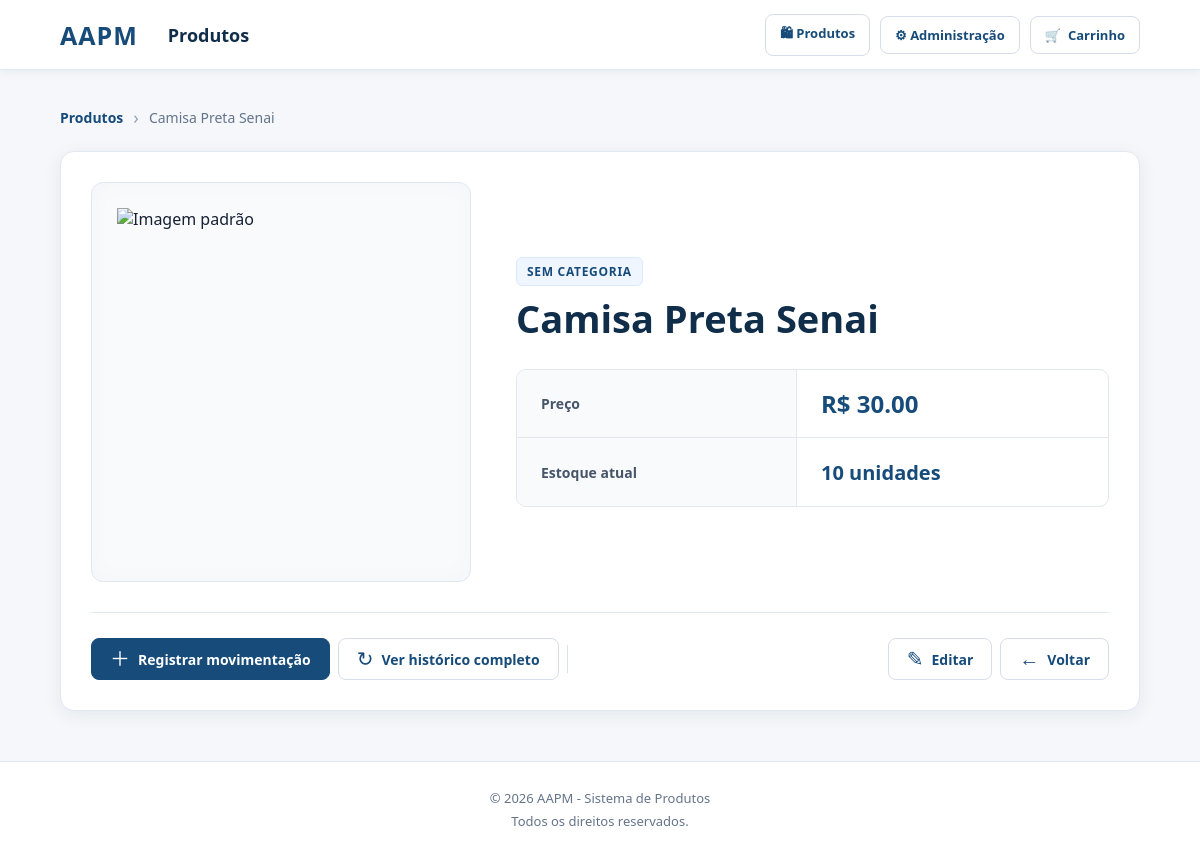
Page /produtos/2 (signed in) on the committed database.
### app/models/produto.py (models this page shows, shortened)
class Produto(Base):
    __tablename__ = "produtos"
    id = Column(Integer, primary_key=True, autoincrement=True, index=True)
    nome = Column(String(150), nullable=False, index=True)
    preco = Column(Float, nullable=False, default=0.0)
    estoque_atual = Column(Integer, nullable=False, default=0)
    ativo = Column(Boolean, default=True)
    imagem_path = Column(String(255), nullable=True)
    categoria_id = Column(Integer, ForeignKey("categorias.id", ondelete="SET NULL"), nullable=True )
    categoria = relationship("Categoria", back_populates="produtos")

### app/controllers/produto_controller.py (the view)
@router.get("/{produto_id}")
def detalhe_produto(
    produto_id: int,
    request: Request,
    db: Session = Depends(get_db),
    usuario = Depends(get_usuario_logado)
):
    produto = db.query(Produto).filter(
        Produto.id == produto_id,
        Produto.ativo == True
    ).first()
    if not produto:
        return RedirectResponse(url="/produtos", status_code=302)
    return templates.TemplateResponse(
        request,
        "produtos/detalhe.html",
        {"request": request, "usuario": usuario, "produto": produto}
    )

### app/templates/produtos/detalhe.html (shortened to what this page needs)
<!DOCTYPE html>
<html lang="pt-br">
<head>
    <link
        rel="stylesheet"
        href="/static/produtos-css/detalhe.css"
    >
</head>
<body>
    <header class="topo">
        <div class="logo">
            AAPM
        </div>
        <div class="titulo-topo">
            Produtos
        </div>
        <div class="acoes-topo">
            <a
                href="/produtos/"
                class="botao-topo"
            >
                🛍 Produtos
            </a>
            <a
                href="/produtos/form"
                class="botao-topo"
            >
                ⚙ Administração
            </a>
            <a
                href="#"
                class="carrinho"
            >
                🛒
                <span>Carrinho</span>
            </a>
        </div>
    </header>
    <main class="container">
        <div class="breadcrumb">
            <a href="/produtos/">
                Produtos
            </a>
            <span>›</span>
            <span>
                {{ produto.nome }}
            </span>
        </div>
        <section class="detalhe-card">
            <div class="produto-detalhe">
                <div class="imagem-container">
                    {% if produto.imagem_path %}
                        <img
                            src="/static/{{ produto.imagem_path }}"
                            alt="{{ produto.nome }}"
                            class="imagem-produto"
                        >
                    {% else %}
                        <img
                            src="/static/uploads/produto-generico.png"
                            alt="Imagem padrão"
                            class="imagem-produto"
                        >
                    {% endif %}
                </div>
                <div class="informacoes-produto">
                    {% if produto.categoria %}
                    <div class="categoria">
                        {{ produto.categoria.nome }}
                    </div>
                    {% else %}
                    <div class="categoria">
                        Sem categoria
                    </div>
                    {% endif %}
                    <h1>
                        {{ produto.nome }}
                    </h1>
                    <div class="informacoes-card">
                        <div class="informacao">
                            <div class="informacao-label">
                                Preço
                            </div>
                            <div class="informacao-valor preco">
                                R$
                                {{ "%.2f"|format(produto.preco) }}
                            </div>
                        </div>
                        <div class="informacao">
                            <div class="informacao-label">
                                Estoque atual
                            </div>
                            <div class="informacao-valor">
                                {{ produto.estoque_atual }}
                                {% if produto.estoque_atual == 1 %}
                                    unidade
                                {% else %}
                                    unidades
                                {% endif %}
                            </div>
                        </div>
                    </div>
                </div>
            </div>
            <div class="acoes-produto">
                <a
                    href="/movimentacoes/nova?produto_id={{ produto.id }}"
                    class="acao principal"
                >
                    <span class="acao-icone">
                        ＋
                    </span>
                    <span>
                        Registrar movimentação
                    </span>
                </a>
                <a
                    href="/movimentacoes/produto/{{ produto.id }}"
                    class="acao"
                >
                    <span class="acao-icone">
                        ↻
                    </span>
                    <span>
                        Ver histórico completo
                    </span>
                </a>
                <div class="espacador"></div>
                {% if usuario.role == 'admin' %}
                <a
                    href="/produtos/{{ produto.id }}/editar"
                    class="acao"
                >
                    <span class="acao-icone">
                        ✎
                    </span>
                    <span>
                        Editar
                    </span>
                </a>
                {% endif %}
                <a
                    href="/produtos/"
                    class="acao"
                >
                    <span class="acao-icone">
                        ←
                    </span>
                    <span>
                        Voltar
                    </span>
                </a>
            </div>
        </section>
    </main>
    <footer class="rodape">
        <p>
            © 2026 AAPM - Sistema de Produtos
        </p>
        <p>
            Todos os direitos reservados.
        </p>
    </footer>
</body>
</html>

### app/static/produtos-css/detalhe.css (style rules this page uses)
* { margin: 0; padding: 0; box-sizing: border-box; }
html { scroll-behavior: smooth; }
body { min-height: 100vh; display: flex; flex-direction: column; font-family: 'Segoe UI', Tahoma, Geneva, Verdana, sans-serif; color: #172033; background: #f5f7fa; overflow-x: hidden; }
.topo { width: 100%; min-height: 70px; padding: 0 5%; display: flex; align-items: center; gap: 30px; background: #ffffff; border-bottom: 1px solid #e2e8f0; box-shadow: 0 2px 10px rgba(16, 45, 74, 0.06); position: sticky; top: 0; z-index: 100; }
.logo { color: #164b7a; font-size: 25px; font-weight: 700; letter-spacing: 1px; white-space: nowrap; }
.titulo-topo { flex: 1; color: #102d4a; font-size: 18px; font-weight: 600; }
.acoes-topo { display: flex; align-items: center; gap: 10px; }
.botao-topo, .carrinho { display: inline-flex; align-items: center; justify-content: center; gap: 7px; padding: 9px 14px; background: #ffffff; border: 1px solid #d5dee8; border-radius: 8px; color: #164b7a; text-decoration: none; font-size: 13px; font-weight: 600; white-space: nowrap; transition: background 0.2s ease, color 0.2s ease, border-color 0.2s ease, transform 0.2s ease, box-shadow 0.2s ease; }
.container { width: 90%; max-width: 1350px; margin: 35px auto 50px; flex: 1; }
.breadcrumb { display: flex; align-items: center; gap: 10px; margin-bottom: 22px; color: #64748b; font-size: 14px; }
.breadcrumb a { color: #164b7a; text-decoration: none; font-weight: 600; transition: color 0.2s ease; }
.breadcrumb span:nth-child(2) { color: #94a3b8; font-size: 18px; }
.breadcrumb span:last-child { color: #64748b; overflow: hidden; text-overflow: ellipsis; white-space: nowrap; }
.detalhe-card { width: 100%; padding: 30px; background: #ffffff; border: 1px solid #e2e8f0; border-radius: 14px; box-shadow: 0 4px 18px rgba(16, 45, 74, 0.07); }
.produto-detalhe { width: 100%; display: grid; grid-template-columns: 380px minmax(0, 1fr); gap: 45px; align-items: center; }
.imagem-container { width: 100%; height: 400px; display: flex; align-items: center; justify-content: center; overflow: hidden; background: #f8fafc; border: 1px solid #e2e8f0; border-radius: 12px; box-shadow: inset 0 0 25px rgba(16, 45, 74, 0.025); }
.imagem-produto { width: 100%; height: 100%; object-fit: contain; padding: 25px; transition: transform 0.3s ease; }
.informacoes-produto { min-width: 0; display: flex; flex-direction: column; justify-content: center; }
.categoria { width: fit-content; margin-bottom: 10px; padding: 5px 10px; background: #eff6ff; border: 1px solid #dbeafe; border-radius: 6px; color: #164b7a; font-size: 12px; font-weight: 700; text-transform: uppercase; letter-spacing: 0.7px; }
.informacoes-produto h1 { margin-bottom: 28px; color: #102d4a; font-size: 38px; font-weight: 700; line-height: 1.2; overflow-wrap: anywhere; }
.informacoes-card { width: 100%; overflow: hidden; background: #ffffff; border: 1px solid #e2e8f0; border-radius: 10px; }
.informacao { min-height: 68px; display: grid; grid-template-columns: 280px minmax(0, 1fr); align-items: center; border-bottom: 1px solid #e2e8f0; }
.informacao:last-child { border-bottom: none; }
.informacao-label { height: 100%; display: flex; align-items: center; padding: 0 24px; background: #f8fafc; color: #475569; font-size: 14px; font-weight: 600; border-right: 1px solid #e2e8f0; }
.informacao-valor { padding: 0 24px; color: #164b7a; font-size: 20px; font-weight: 600; }
.informacao-valor.preco { color: #164b7a; font-size: 24px; font-weight: 700; }
.acoes-produto { width: 100%; display: flex; align-items: center; gap: 8px; margin-top: 30px; padding-top: 25px; border-top: 1px solid #e2e8f0; }
.acao { min-height: 42px; display: inline-flex; align-items: center; justify-content: center; gap: 8px; padding: 9px 18px; background: #ffffff; border: 1px solid #d5dee8; border-radius: 8px; color: #164b7a; text-decoration: none; font-size: 14px; font-weight: 600; transition: background 0.2s ease, color 0.2s ease, border-color 0.2s ease, transform 0.2s ease, box-shadow 0.2s ease; }
.acao.principal { background: #164b7a; border-color: #164b7a; color: #ffffff; }
.acao-icone { font-size: 20px; font-weight: 400; line-height: 1; }
.espacador { flex: 1; height: 28px; border-left: 1px solid #dbe2ea; }
.rodape { width: 100%; padding: 25px 20px; text-align: center; background: #ffffff; border-top: 1px solid #e2e8f0; color: #64748b; font-size: 13px; line-height: 1.8; }

### rows in the picture
Produto: nome "Camisa Preta Senai", preco "30.00", estoque_atual "10"
